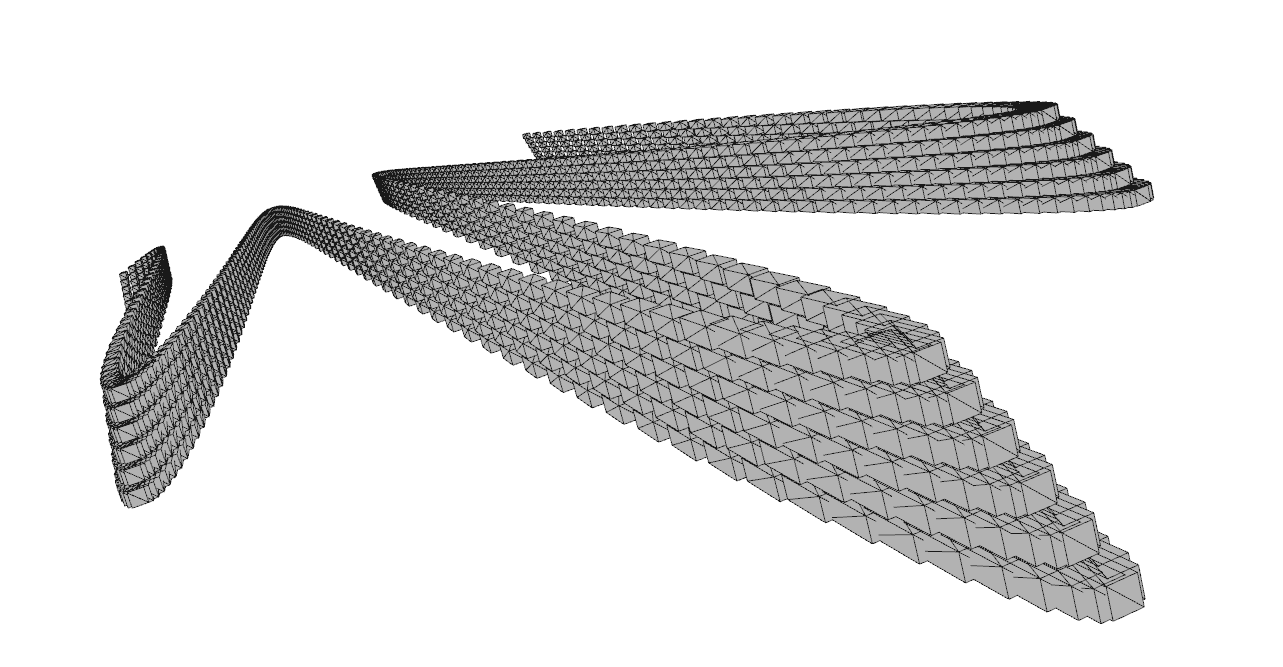

This figure's Python source:
import open3d as o3d
import numpy as np
import matplotlib.pyplot as plt
import os
import sys
from scipy.interpolate import interp1d 
import pyvista as pv
import cv2

'''
Project: RCCN-Assembly
2023/07/14 in RAC-Coon,NCKU. GitHub.
Coded by Shih-Yu,Lai.
Advised by Chia-Ching,Yen.

This code ramdomly generates the brick wall with the point cloud data in curves, assume the boxes are the bricks.
The boxes are generated by the cubic interpolation model, and the curve is generated by the random points in the xz plane.
The curve is duplicated with the points and translate with the y and z direction as the n+1 layer which overlay the n layer with for loop.
Draw the boxes with the vertices and edges of mesh, then save all boxes into one .obj file in the assign folder.
'''

# Generate random points in the xz plane
num_points = 10 # Number of points to generate
points = np.random.rand(num_points, 3)
points[:, 1] = 0.0  # Set y-coordinate to 0 to keep points in the xz plane

# Extract x and z coordinates from the points
x = points[:, 0]
z = points[:, 2]

# Create cubic interpolation model
cubic_interpolation_model = interp1d(x, z, kind="cubic")

# Create a curve by evaluating the cubic interpolation model
curve_points = np.linspace(x.min(), x.max(), num=300) # 100 points between x.min and x.max (inclusive) 
curve = np.column_stack((curve_points, cubic_interpolation_model(curve_points), np.zeros_like(curve_points)))

# Visualize the curve using Open3D
curve_cloud = o3d.geometry.PointCloud()
curve_cloud.points = o3d.utility.Vector3dVector(curve) #n layer

# Draw the curve
#o3d.visualization.draw_geometries([curve_cloud])

# Reduplicate another curve with the points and translate 0.0090 with the y direction and 0.0095 with the z direction as the n+1 layer which overlay the n layer with for loop
layers = 6
curve_n = curve.copy()
curves = []
for i in range(layers):
    curve_n[:, 1] = curve_n[:, 1] + 0.0090
    curve_n[:, 2] = curve_n[:, 2] + 0.0095
    curves.append(curve_n.copy())

# Crate the boxes from points in the curves with for loop
boxes = []
for i in range(layers):
    curve_cloud_n = o3d.geometry.PointCloud()
    curve_cloud_n.points = o3d.utility.Vector3dVector(curves[i])
    for i in range(curve_cloud_n.points.__len__()):
        box = o3d.geometry.TriangleMesh.create_box(width=0.0090, height=0.0190, depth=0.0090)
        box.translate(curve_cloud_n.points[i])
        boxes.append(box)
   
# Draw the boxes with the vertices and edges of mesh in color
o3d.visualization.draw_geometries(boxes, mesh_show_wireframe=True, mesh_show_back_face=True)


#Save all boxes into one .obj file in the download folder
# Create a mesh object to store all the boxes
all_boxes_mesh = o3d.geometry.TriangleMesh()

# Combine all the boxes into a single mesh
for box in boxes:
    all_boxes_mesh += box

# Specify the path to save the OBJ file
path = r"C:\Users\Acer\Downloads\BrickWallFile"
save_path = os.path.join(path, "BrickWall.obj")

# Save the combined mesh as an OBJ file
o3d.io.write_triangle_mesh(save_path, all_boxes_mesh)

# Automatically produce a video to record the combined mesh with 360 degrees camera view and zoom in
# Create a window to visualize all_boxes_mesh
view = o3d.visualization.VisualizerWithKeyCallback()
view.create_window()
# Add the all_boxes_mesh to the visualization
view.add_geometry(all_boxes_mesh)

# Set the camera view
view_control = view.get_view_control()
view_control.set_front([0, 0, -1])
view_control.set_up([0, 1, 0])
view_control.set_zoom(0.5)
view_control.set_lookat([0, 0, 0])

# Set video recording parameters
width = 1280
height = 720
fps = 30
duration = 10  # Duration of the video in seconds

# Initialize the video writer
#Save the video file in the path with the name BrickWall.mp4
fourcc = cv2.VideoWriter_fourcc(*"mp4v")
save_path_video = os.path.join(path, "BrickWall.mp4")
video_writer = cv2.VideoWriter(save_path_video, fourcc, fps, (width, height))

# Release the video writer and close the visualization window
video_writer.release()
view.destroy_window()
